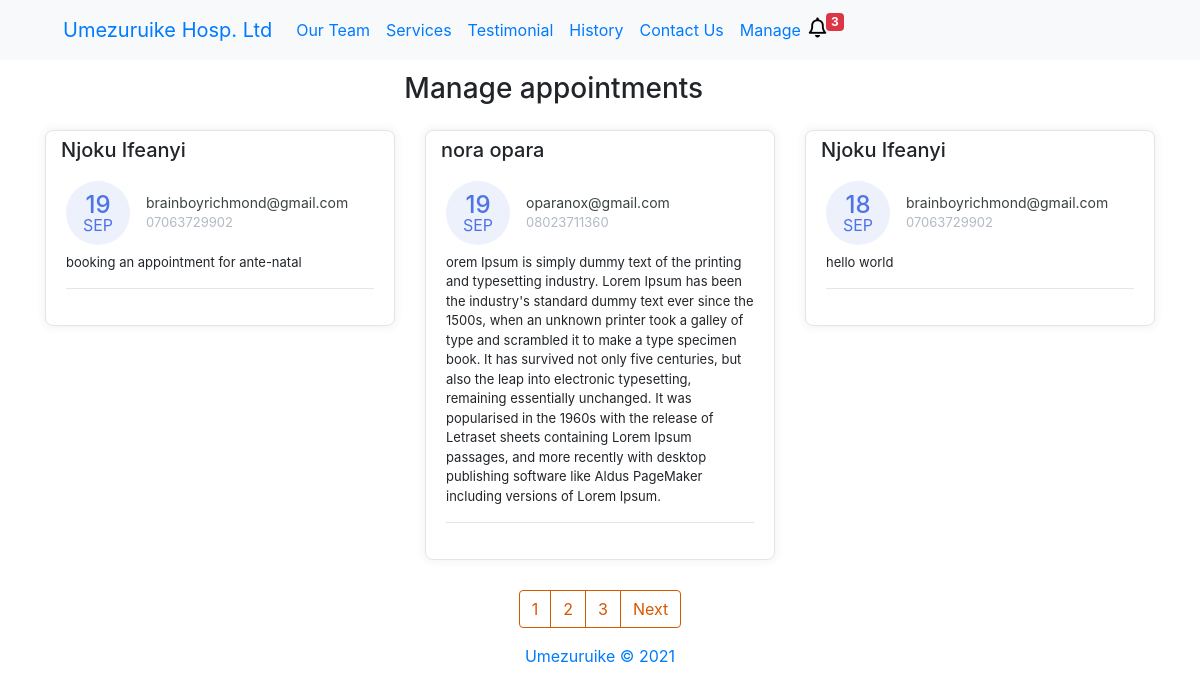
Before: /manage-appointment/ (signed in) with the older database file.
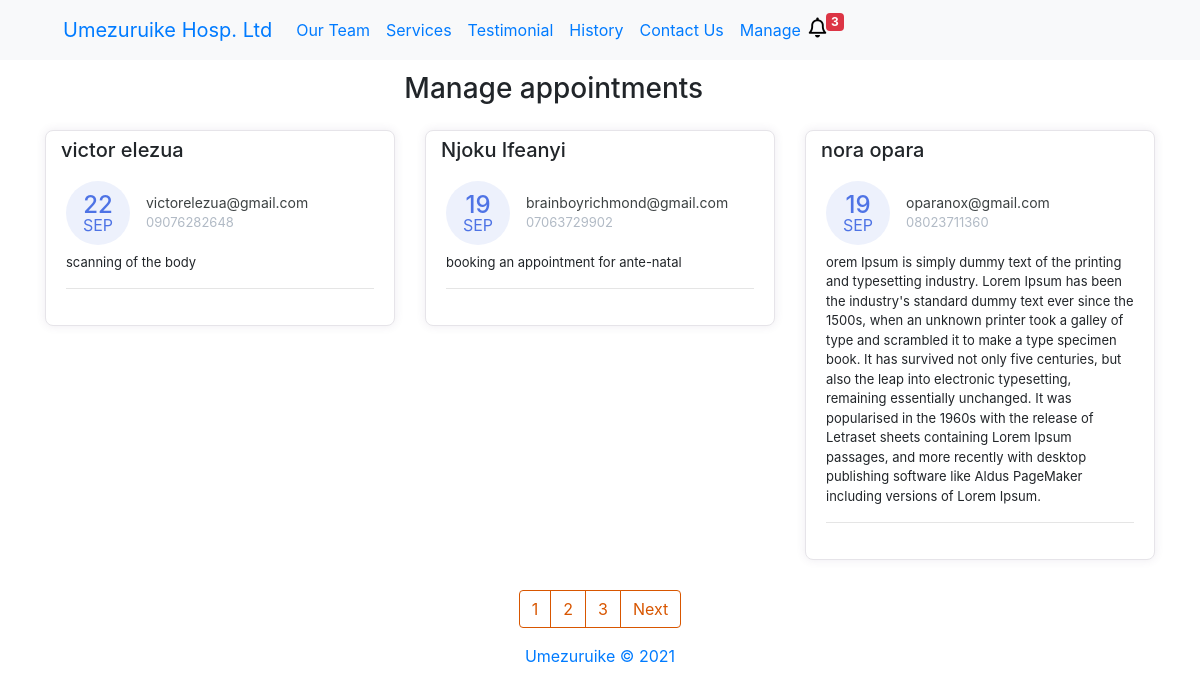
After: the same page with the newer database file.
### app/models.py (models this page shows, shortened)
class Appointments(models.Model):
    first_name = models.CharField(max_length=10000)
    last_name = models.CharField(max_length=10000)
    email = models.CharField(max_length=10000)
    phone = models.CharField(max_length=10000)
    request = models.TextField(blank=True)
    sent_date = models.DateTimeField(auto_now_add=True)
    accepted = models.BooleanField(default=False)
    accepted_date = models.DateTimeField(auto_now_add=True)
    class Meta:
        verbose_name_plural = 'appointments'
        ordering = ['-sent_date']

### app/views.py (the view, shortened to what this page needs)
# urls.py: path('manage-appointment/', login_required(ManageAppointment.as_view()), name='manage-appointments'),
class ManageAppointment(ListView):
    template_name = 'app/manage-appointments.html'
    model = Appointments
    context_object_name = 'appointments'
    login_required  = True
    paginate_by = 3
    def get_context_data(self, *args, **kwargs):
        context =  super().get_context_data(*args,**kwargs)
        appointments = Appointments.objects.all()
        context.update({
            'title':'Manage Appointments'
        })
        return context

### app/count.py (called while the page is built)
def get_notification(request):
    count = Appointments.objects.filter(accepted=False).count()
    data = {
        'count':count
    }
    return data

### app/templates/app/manage-appointments.html (shortened to what this page needs)
{% extends 'app/base.html' %}
{% load static %}
{% block body %}
  <div class="container mt-5">
    <div class="col-11 text-center mt-4 mb-4">
      <h3>
          Manage appointments
      </h3>
    </div>
    <div class="row">
      {% for info in appointments %}
        <div class="col-lg-4">
            <div class="card card-margin">
                <div class="card-header no-border">
                  <h5 class="card-title">{{info.first_name}} {{info.last_name}}</h5>
                </div>
                <div class="card-body pt-0">
                  <div class="widget-49">
                    <div class="widget-49-title-wrapper">
                      <div class="widget-49-date-primary">
                          <span class="widget-49-date-day">{{info.sent_date|date:'d'}}</span>
                          <span class="widget-49-date-month">{{info.sent_date|date:'M'}}</span>
                      </div>
                      <div class="widget-49-meeting-info">
                          <span class="widget-49-pro-title">{{info.email}}</span>
                          <span class="widget-49-meeting-time">{{info.phone}}</span>
                      </div>
                    </div>
                    <div class="widget-49-meeting-points">
                      <span>{{info.request}}</span>
                    </div>
                    <hr class="w-100">
                  </div>
                </div>
            </div>
        </div>
      {% endfor %}
    </div>
    {% if is_paginated %}
    <div class="wrapper">
      <nav aria-label="Page navigation example">
        <ul class="pagination">
          {% for number in page_obj.paginator.page_range %}
          <li class="page-item"><a class="page-link" href="?page={{number}}">{{number}}</a></li>
          {% endfor %}
          {% if page_obj.has_next %}
          <li class="page-item"><a class="page-link" href="?page={{page_obj.next_page_number}}">Next</a></li>
          {% endif %}
        </ul>
      </nav>
    </div>
    {% endif %}
  </div>
{% endblock %}

### app/templates/app/base.html (shortened to what this page needs)
{% load static %}
<!DOCTYPE html>
<html lang="en">
<head>
    <link href="{% static 'css/bootstrap.min.css' %}" rel="stylesheet">
    <link rel="stylesheet" href="https://cdnjs.cloudflare.com/ajax/libs/font-awesome/5.15.3/css/all.min.css" />
    <link rel="stylesheet" href="https://cdnjs.cloudflare.com/ajax/libs/font-awesome/6.0.0-beta2/css/all.min.css" />
    <link rel="stylesheet" href="{% static 'css/styles.css' %}" />
</head>
<body>
    {% include 'app/navbar.html' %}
    {% block body %} {% endblock %}
    <footer class="text-center text-primary mb-3">Umezuruike &copy; 2021 </footer>
</body>
</html>

### app/templates/app/navbar.html (shortened to what this page needs)
<nav class="navbar pl-5 navbar-info fixed-top text-info bg-light navbar-expand-md navigation-clean-search">
    <div class="container"><a class="navbar-brand" href="{% url 'home' %}">Umezuruike Hosp. Ltd</a>
        <div class="collapse navbar-collapse"
            id="navcol-1">
            <ul class="nav navbar-nav">
                <li class="nav-item" role="presentation">
                    <a class="nav-link active" href="{% url 'home'%}#team">Our Team</a>
                </li>
                <li class="nav-item" role="presentation">
                    <a class="nav-link active" href="{% url 'home'%}#services">Services</a>
                </li>
                <li class="nav-item" role="presentation">
                    <a class="nav-link active" href="{% url 'home'%}#reviews">Testimonial</a>
                </li>
                <li class="nav-item" role="presentation">
                    <a class="nav-link active" href="{% url 'history' %}">History</a>
                </li>
                <li class="nav-item" role="presentation">
                    <a class="nav-link active" href="{% url 'home'%}#contact">Contact Us</a>
                </li>
                <li class="nav-item" role="presentation">
                  <a class="nav-link active" href="{% url 'appointment' %}">Manage</a>
              </li>
                {% if user.is_super_user or user.is_staff %}
                <li class="nav-item" role="presentation">
                    <a href="{% url 'manage-appointments' %}" style="float: left; cursor:pointer;" aria-expanded="true" title="You Have 6 New Appointments">
                    <i class="far fa-bell" style="font-size: 20px; float: left; color: black">
                    </i>
                </a>
                <span class="badge badge-danger">{{count}}</span>
                </li>
                {% endif %}
            </ul>
        </div>
    </div>
</nav>

### static/css/styles.css (style rules this page uses)
@media (min-width: 768px) { .navbar-nav>li>a { padding-top: 10px; padding-bottom: 10px; } }

### app/templates/app/manage-appointments.html (style rules this page uses)
.card-margin { margin-bottom: 1.875rem; }
.card { border: 0; box-shadow: 0px 0px 10px 0px rgba(82, 63, 105, 0.1); -webkit-box-shadow: 0px 0px 10px 0px rgba(82, 63, 105, 0.1); -moz-box-shadow: 0px 0px 10px 0px rgba(82, 63, 105, 0.1); -ms-box-shadow: 0px 0px 10px 0px rgba(82, 63, 105, 0.1); }
.card { position: relative; display: flex; flex-direction: column; min-width: 0; word-wrap: break-word; background-color: #ffffff; background-clip: border-box; border: 1px solid #e6e4e9; border-radius: 8px; }
.card .card-header.no-border { border: 0; }
.card .card-header { background: none; padding: 0 0.9375rem; font-weight: 500; display: flex; align-items: center; min-height: 50px; }
.card-header:first-child { border-radius: calc(8px - 1px) calc(8px - 1px) 0 0; }
.widget-49 .widget-49-title-wrapper { display: flex; align-items: center; }
.widget-49 .widget-49-title-wrapper .widget-49-date-primary { display: flex; align-items: center; justify-content: center; flex-direction: column; background-color: #edf1fc; width: 4rem; height: 4rem; border-radius: 50%; }
.widget-49 .widget-49-title-wrapper .widget-49-date-primary .widget-49-date-day { color: #4e73e5; font-weight: 500; font-size: 1.5rem; line-height: 1; }
.widget-49 .widget-49-title-wrapper .widget-49-date-primary .widget-49-date-month { color: #4e73e5; line-height: 1; font-size: 1rem; text-transform: uppercase; }
.widget-49 .widget-49-title-wrapper .widget-49-meeting-info { display: flex; flex-direction: column; margin-left: 1rem; }
.widget-49 .widget-49-title-wrapper .widget-49-meeting-info .widget-49-pro-title { color: #3c4142; font-size: 14px; }
.widget-49 .widget-49-title-wrapper .widget-49-meeting-info .widget-49-meeting-time { color: #B1BAC5; font-size: 13px; }
.widget-49 .widget-49-meeting-points { font-weight: 400; font-size: 13px; margin-top: .5rem; }
.wrapper { display: flex; justify-content: center; align-items: center }
.page-link { position: relative; display: block; color: #D85600 !important; text-decoration: none; background-color: #fff; border: 1px solid #D85600 !important }

Changed rows visible on the page:
no longer on this page (row unchanged): Appointments: first_name "Njoku", last_name "Ifeanyi", sent_date "18", sent_date "SEP", email "brainboyrichmond@gmail.com", phone "07063729902", request "hello world"
added Appointments: first_name "victor", last_name "elezua", sent_date "22", sent_date "SEP", email "victorelezua@gmail.com", phone "09076282648", request "scanning of the body"
